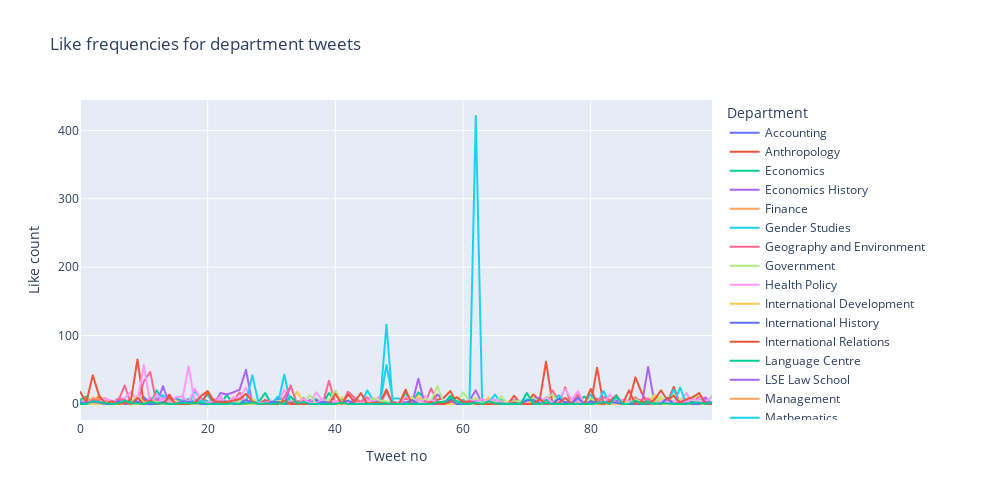

Here is the notebook cell this chart was saved with:
### Code cell
px.line(tweets_stats, x = 'Tweet no', y = 'Like count', hover_name = 'Department', 
        color = 'Department', width = 1000, height = 500,
       title = 'Like frequencies for department tweets')
